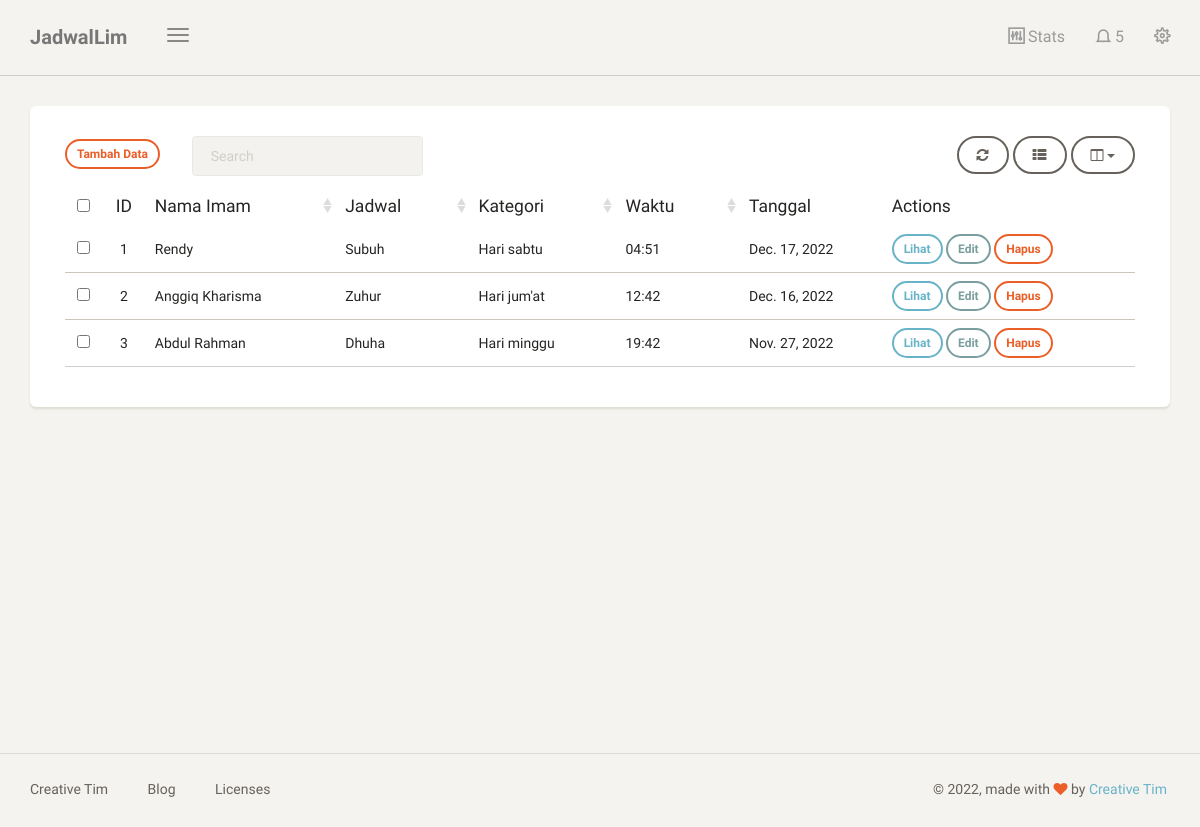
The page /dashboard/JadwalLim/ (signed in) on the database its author committed.
### blog/models.py (models this page shows, shortened)
class JadwalSholat(models.Model):
    nama = models.CharField(max_length=100, blank=True, null=True)
    jadwal = models.CharField(max_length=100, blank=True, null=True)
    kategori = models.ForeignKey(Kategori, on_delete=models.CASCADE, blank=True, null=True )
    waktu = models.CharField(max_length=30, blank=True, null=True)
    tanggal = models.DateField(True, blank=True, null=True)
    class Meta:
        ordering = ['-tanggal']
        verbose_name_plural = "JadwalSholat"

class Kategori(models.Model):
    nama = models.CharField(max_length=20)
    def __str__(self):
        return self.nama
    class Meta:
        verbose_name_plural = "Kategori"

### blog/views.py (the view)
# urls.py: path('JadwalLim/',JadwalLim, name='tabel_artikel'),
@login_required
def JadwalLim (request):
    template_name = "back/tabel_artikel.html"
    JadwalLim = JadwalSholat.objects.all()
    context = {
        'title': 'JadwalLim',
        'JadwalLim' : JadwalLim,
    }
    return render(request, template_name, context)

### templates/back/tabel_artikel.html (shortened to what this page needs)
{% extends 'back/base.html' %}
{% block content %}
<div class="content">
    <div class="container-fluid">
        <div class="row">
            <div class="col-md-12">
                <div class="card">
                    <div class="card-content">
                        <div class="toolbar">
                            <a class="btn btn-sm btn-danger" href="{% url 'tambah_jadwal' %}">Tambah Data</a> &ensp; &ensp; &ensp;
                        </div>
                        <table id="bootstrap-table" class="table">
                            <thead>
                                <th data-field="id" class="text-center">ID</th>
                                <th data-field="name" data-sortable="true">Nama Imam</th>
                                <th data-field="jadwal" data-sortable="true">Jadwal</th>
                                <th data-field="kategori" data-sortable="true">Kategori</th>
                                <th data-field="waktu" data-sortable="true">Waktu</th>
                                <th data-field="tanggal">Tanggal</th>
                                <th>Actions</th>
                            </thead>
                            <tbody>
                                {% for a in JadwalLim %}
                                <tr>
                                    <td>{{ forloop.counter }}</td>
                                    <td>{{a.nama}}</td>
                                    <td>{{a.jadwal}}</td>
                                    <td>{{a.kategori}}</td>
                                    <td>{{a.waktu}}</td>
                                    <td>{{a.tanggal}}</td>
                                    <td>
                                        <a class="btn btn-sm btn-info" href="{% url 'lihat_jadwal' a.id %}">Lihat</a>
                                        <a class="btn btn-sm btn-primary" href="{% url 'edit_jadwal' a.id %}">Edit</a>
                                        <a onclick="return confirm('Are you sure you want to delete?');" class="btn btn-sm btn-danger" href="{% url 'hapus_jadwal' a.id %}">Hapus</a>
                                    </td>
                                </tr>
                                {% endfor %}
                            </tbody>
                        </table>
                    </div>
                </div>
            </div>
        </div>
    </div>
</div>
{% endblock content %}

### templates/back/base.html (shortened to what this page needs)
{% load static %}
<!doctype html>
<html lang="en">
<head>
    <link href="{% static 'back/css/bootstrap.min.css' %}" rel="stylesheet" />
    <link href="{% static 'back/css/paper-dashboard.css' %}" rel="stylesheet"/>
    <link href="{% static 'back/css/demo.css' %}" rel="stylesheet" />
    <link href="https://maxcdn.bootstrapcdn.com/font-awesome/latest/css/font-awesome.min.css" rel="stylesheet">
    <link href="{% static 'back/css/themify-icons.css' %}" rel="stylesheet">
</head>
<body>
	<div class="wrapper">
	    <div class="main-panel">
			<nav class="navbar navbar-default">
	            <div class="container-fluid">
	                <div class="navbar-header">
	                    <button type="button" class="navbar-toggle">
	                        <span class="icon-bar bar1"></span>
	                        <span class="icon-bar bar2"></span>
	                        <span class="icon-bar bar3"></span>
	                    </button>
	                    <a class="navbar-brand" href="#datatable">{{title}}</a>
	                </div>
	                <div class="collapse navbar-collapse">
	                    <ul class="nav navbar-nav navbar-right">
	                        <li>
	                            <a href="#stats" class="dropdown-toggle btn-magnify" data-toggle="dropdown">
	                                <i class="ti-panel"></i>
									<p>Stats</p>
	                            </a>
	                        </li>
	                        <li class="dropdown">
	                            <a href="#notigfications" class="dropdown-toggle" data-toggle="dropdown">
	                                <i class="ti-bell"></i>
	                                <span class="notification">5</span>
	                            </a>
	                        </li>
							<li>
	                            <a href="#settings" class="btn-rotate">
									<i class="ti-settings"></i>
	                            </a>
	                        </li>
	                    </ul>
	                </div>
	            </div>
	        </nav>
	       {% block content %}
		   {% endblock content %}
	        <footer class="footer">
	            <div class="container-fluid">
	                <nav class="pull-left">
	                    <ul>
	                        <li>
	                            <a href="https://www.creative-tim.com">
	                                Creative Tim
	                            </a>
	                        </li>
	                        <li>
	                            <a href="https://blog.creative-tim.com">
	                               Blog
	                            </a>
	                        </li>
	                        <li>
	                            <a href="https://www.creative-tim.com/license">
	                                Licenses
	                            </a>
	                        </li>
	                    </ul>
	                </nav>
					<div class="copyright pull-right">
	                    &copy; <script>document.write(new Date().getFullYear())</script>, made with <i class="fa fa-heart heart"></i> by <a href="https://www.creative-tim.com">Creative Tim</a>
	                </div>
	            </div>
	        </footer>
	    </div>
	</div>
</body>
</html>

### templates/back/menu.html (shortened to what this page needs)
{% load static %}

### rows shown on the page
JadwalSholat: nama "Rendy", jadwal "Subuh", kategori "Hari sabtu", waktu "04:51", tanggal "Dec. 17, 2022"
JadwalSholat: nama "Anggiq Kharisma", jadwal "Zuhur", kategori "Hari jum'at", waktu "12:42", tanggal "Dec. 16, 2022"
JadwalSholat: nama "Abdul Rahman", jadwal "Dhuha", kategori "Hari minggu", waktu "19:42", tanggal "Nov. 27, 2022"

### other values the page prints
{{ title }} "JadwalLim"
